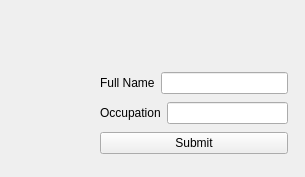
<?xml version="1.0" encoding="UTF-8"?>
<ui version="4.0">
 <class>Widget</class>
 <widget class="QWidget" name="Widget">
  <property name="geometry">
   <rect>
    <x>0</x>
    <y>0</y>
    <width>305</width>
    <height>177</height>
   </rect>
  </property>
  <property name="windowTitle">
   <string>Form</string>
  </property>
  <widget class="QWidget" name="">
   <property name="geometry">
    <rect>
     <x>100</x>
     <y>70</y>
     <width>188</width>
     <height>86</height>
    </rect>
   </property>
   <layout class="QVBoxLayout" name="verticalLayout">
    <item>
     <layout class="QHBoxLayout" name="horizontalLayout">
      <item>
       <widget class="QLabel" name="label">
        <property name="text">
         <string>Full Name</string>
        </property>
       </widget>
      </item>
      <item>
       <widget class="QLineEdit" name="name"/>
      </item>
     </layout>
    </item>
    <item>
     <layout class="QHBoxLayout" name="horizontalLayout_2">
      <item>
       <widget class="QLabel" name="label_2">
        <property name="text">
         <string>Occupation</string>
        </property>
       </widget>
      </item>
      <item>
       <widget class="QLineEdit" name="occupation"/>
      </item>
     </layout>
    </item>
    <item>
     <widget class="QPushButton" name="submit">
      <property name="text">
       <string>Submit</string>
      </property>
     </widget>
    </item>
   </layout>
  </widget>
 </widget>
 <resources/>
 <connections/>
</ui>
